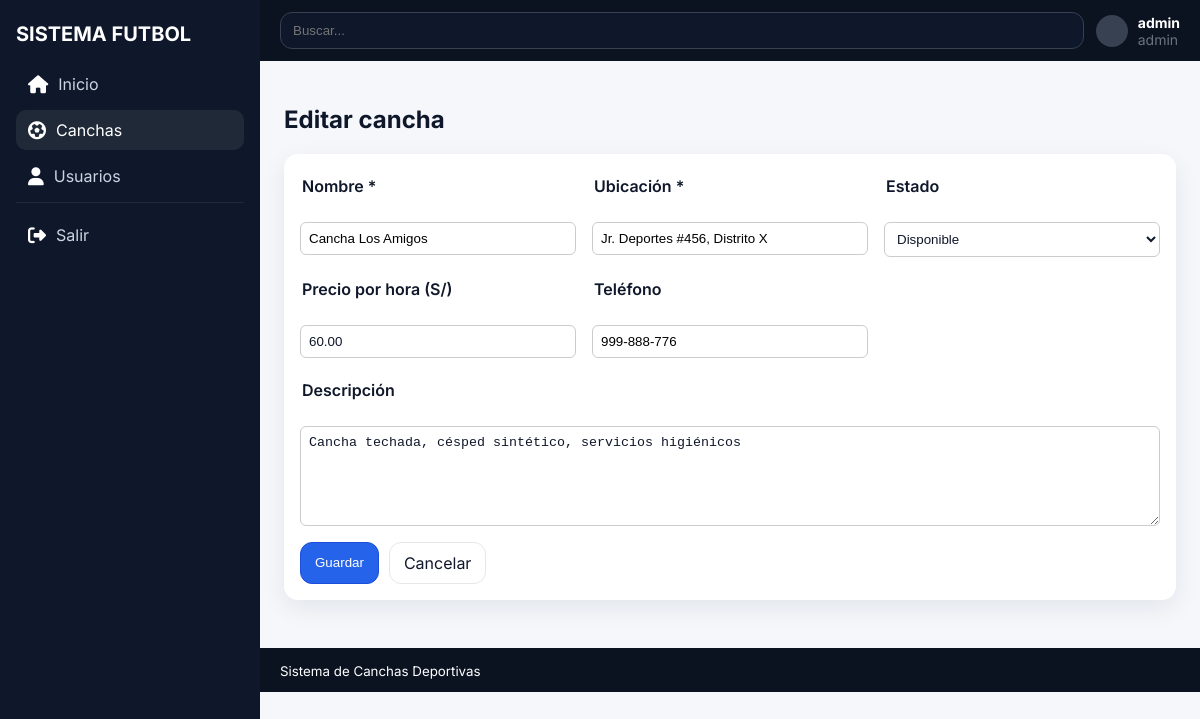
Page /?c=cancha&a=edit&id=2 (signed in) on the committed database.
### tables this page shows
CREATE TABLE `canchas` (
  `id_cancha` int(11) NOT NULL AUTO_INCREMENT,
  `nombre` varchar(100) NOT NULL,
  `ubicacion` varchar(150) NOT NULL,
  `descripcion` text,
  `estado` varchar(50) DEFAULT 'Disponible',
  `precio_hora` decimal(10,2) DEFAULT '0.00',
  `telefono` varchar(20) DEFAULT NULL,
  `fecha_registro` datetime DEFAULT CURRENT_TIMESTAMP,
  PRIMARY KEY (`id_cancha`)
);

### src/control/CanchaController.php (called while the page is built, shortened)
<?php
require_once __DIR__ . '/../model/Cancha.php';
class CanchaController {
    public function edit() {
        $id = (int)($_GET['id'] ?? 0);
        $cancha = Cancha::find($id);
        $isEdit = true;
        require __DIR__ . '/../view/cancha/form.php';
    }
}

### index.php (called while the page is built, shortened)
<?php
$a = $_GET['a'] ?? 'loginForm';
$controller = new $classname();
$controller->$a();

### src/library/conexion.php (called while the page is built, shortened)
<?php
class Conexion {
    public static function getConexion(): PDO {
        static $pdo = null;
        if ($pdo === null) {
            $dsn = "mysql:host=" . BD_HOST . ";dbname=" . BD_NAME . ";charset=" . BD_CHARSET;
            $opts = [
                PDO::ATTR_ERRMODE            => PDO::ERRMODE_EXCEPTION,
                PDO::ATTR_DEFAULT_FETCH_MODE => PDO::FETCH_ASSOC,
                PDO::ATTR_EMULATE_PREPARES   => false,
            ];
            $pdo = new PDO($dsn, BD_USER, BD_PASSWORD, $opts);
        }
        return $pdo;
    }
}

### src/model/Cancha.php (called while the page is built, shortened)
<?php
require_once __DIR__ . '/../library/conexion.php';
class Cancha {
    public static function find(int $id): ?array {
        $st = Conexion::getConexion()->prepare("SELECT * FROM canchas WHERE id_cancha=?");
        $st->execute([$id]);
        $r = $st->fetch();
        return $r ?: null;
    }
}

### src/view/cancha/form.php (the view, shortened to what this page needs)
<?php require __DIR__ . '/../layout/header.php'; ?>
<h2><?= $isEdit ? 'Editar cancha' : 'Nueva cancha' ?></h2>
<form method="post" action="<?= BASE_URL ?>?c=cancha&a=<?= $isEdit ? 'update' : 'store' ?>" class="card">
<div class="form-grid" style="display:grid;gap:1rem;grid-template-columns:repeat(auto-fit,minmax(250px,1fr))">
  <div>
    <label>Nombre *</label><br>
    <input name="nombre" required value="<?= htmlspecialchars($cancha['nombre']) ?>" style="width:100%;padding:8px;border:1px solid #ccc;border-radius:6px">
  </div>
  <div>
    <label>Ubicación *</label><br>
    <input name="ubicacion" required value="<?= htmlspecialchars($cancha['ubicacion']) ?>" style="width:100%;padding:8px;border:1px solid #ccc;border-radius:6px">
  </div>
  <div>
    <label>Estado</label><br>
    <select name="estado" style="width:100%;padding:8px;border:1px solid #ccc;border-radius:6px">
      <?php foreach (['Disponible','Cerrado','Mantenimiento'] as $opt): ?>
        <option value="<?= $opt ?>" <?= $cancha['estado']===$opt?'selected':'' ?>><?= $opt ?></option>
      <?php endforeach; ?>
    </select>
  </div>
  <div>
    <label>Precio por hora (S/)</label><br>
    <input type="number" step="0.01" name="precio_hora" value="<?= htmlspecialchars($cancha['precio_hora']) ?>" style="width:100%;padding:8px;border:1px solid #ccc;border-radius:6px">
  </div>
  <div>
    <label>Teléfono</label><br>
    <input name="telefono" value="<?= htmlspecialchars($cancha['telefono']) ?>" style="width:100%;padding:8px;border:1px solid #ccc;border-radius:6px">
  </div>
  <div class="full" style="grid-column:1/-1">
    <label>Descripción</label><br>
    <textarea name="descripcion" style="width:100%;padding:8px;border:1px solid #ccc;border-radius:6px;min-height:100px"><?= htmlspecialchars($cancha['descripcion']) ?></textarea>
  </div>
</div>
  <div class="form-actions">
    <button class="btn primary" type="submit">Guardar</button>
    <a class="btn" href="<?= BASE_URL ?>?c=cancha&a=index">Cancelar</a>
  </div>
</form>
<?php require __DIR__ . '/../layout/footer.php'; ?>

### src/view/layout/header.php (style rules this page uses)
:root { --bg:#f5f7fb; --card:#ffffff; --muted:#6b7280; --text:#0f172a; --brand:#2563eb; --sidebar:#0f172a; --ring:#e5e7eb; --danger:#dc2626; --success:#10b981; --radius:14px; --shadow:0 8px 24px rgba(15,23,42,.08); }
* { box-sizing:border-box }
body { margin:0;font-family:Inter,system-ui,Arial,sans-serif;background:var(--bg);color:var(--text) }
a { color:inherit;text-decoration:none }
.card { background:var(--card);border-radius:var(--radius);box-shadow:var(--shadow);padding:16px }
.btn { display:inline-block;padding:10px 14px;border-radius:12px;border:1px solid var(--ring);background:#fff;cursor:pointer }
.btn.primary { background:var(--brand);color:#fff;border-color:#1d4ed8 }
label { display:block;margin:6px 0 6px 2px;font-weight:600 }
input[type="text"], input[type="number"], input[type="password"], textarea, select { width:100%;padding:11px 12px;border-radius:12px;border:1px solid var(--ring); background:#fff;color:var(--text); }
textarea { resize:vertical;min-height:110px }
.form-grid { display:grid;grid-template-columns:1fr 1fr;gap:16px }
.form-grid .full { grid-column:1/-1 }
.form-actions { display:flex;gap:10px;margin-top:12px }

### rows in the picture
canchas: nombre "Cancha Los Amigos", ubicacion "Jr. Deportes #456, Distrito X", estado "Disponible", precio_hora "60.00", telefono "999-888-776", descripcion "Cancha techada, césped sintético, servicios higiénicos"

### other values in the picture
$_SESSION['user']['name'] "admin"
$_SESSION['user']['rol'] "admin"
